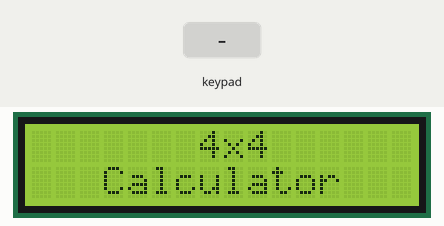
A sketch run on a simulated Arduino Uno, built with avr-gcc and run on an emulated ATmega328P. Shown: 16×2 character LCD. Inputs (shaded band) come from the test bench.

Above: at 0.1 s.
3.8 s: keypad keys 9 8 7 6 * pressed 0.4 s apart
At 6.3 s:
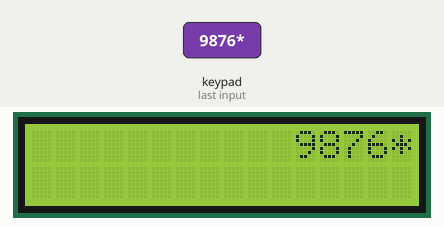
7.3 s: keypad keys 1 3 9 7 2 2 2 2 = pressed 0.4 s apart
At 11.7 s:
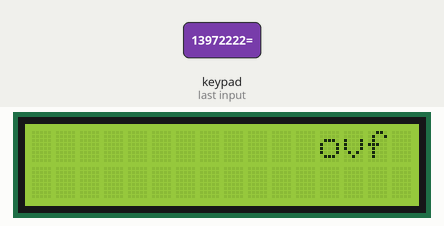
12.4 s: key '1' pressed
At 13.1 s:
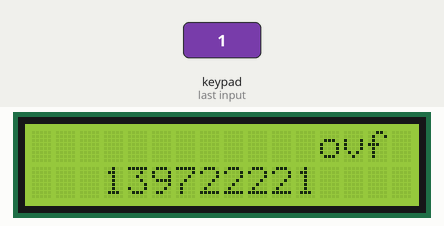
13.9 s: key '2' pressed
At 14.3 s:
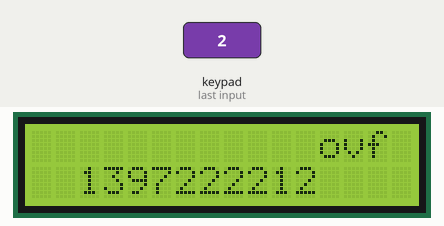
15.4 s: key 'C' pressed
At 16.6 s:
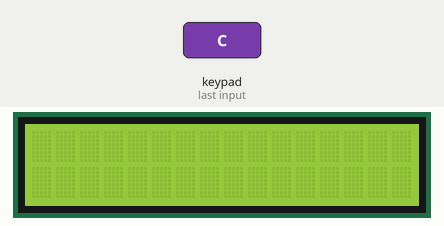
16.9 s: keypad keys 7 + 5 = pressed 0.4 s apart
At 17.5 s:
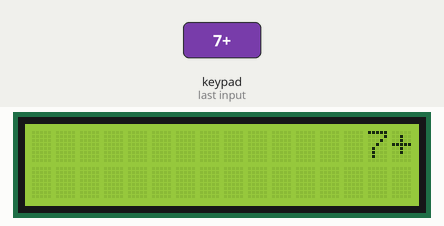
Timing chart, 0 to 19.9 s (numbered marks = the images above; inputs shaded):
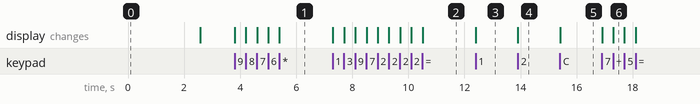

Measured:
- after the input at 3.8 s, the display: first changes at once (image 1 shows a later state)
- after the input at 7.3 s, the display: first changes at once (image 2 shows a later state)
- after the input at 12.4 s, the display: changes at once (image 3)
- after the input at 13.9 s, the display: changes at once (image 4)
- after the input at 15.4 s, the display: changes at once (image 5)
- after the input at 16.9 s, the display: first changes at once (image 6 shows a later state)

The sketch:

arduino-simplecalc.ino
```cpp
#include <LiquidCrystal.h>
#include <Keypad.h>

LiquidCrystal lcd(0, 1, 2, 3, 4, 5);
const byte ROWS = 4;
const byte COLS = 4;

char keys[ROWS][COLS] = {
    {'1', '2', '3', '+'},
    {'4', '5', '6', '-'},
    {'7', '8', '9', '*'},
    {'C', '.', '=', '/'}};
byte rowPins[ROWS] = {13, 12, 11, 10};
byte colPins[COLS] = {9, 8, 7, 6};

Keypad myKeypad = Keypad(makeKeymap(keys), rowPins, colPins, ROWS, COLS);

boolean presentValue = false;
boolean final = false;
boolean hasdecimal = false;
boolean decimal1 = false, decimal2 = false;
String n1, n2, d = ".";
float answer;
char op;

void setup()
{
  lcd.begin(16, 2);
  lcd.setCursor(0, 0);
  lcd.print("       4x4");
  lcd.setCursor(0, 1);
  lcd.print("   Calculator");
  delay(2500);
  lcd.clear();
}

void loop()
{
  char key = myKeypad.getKey();

  if (key != NO_KEY && (key == '1' || key == '2' || key == '3' || key == '4' || key == '5' || key == '6' || key == '7' || key == '8' || key == '9'))
  {
    if (presentValue != true)
    {
      n1 = n1 + key;
      int numLength = n1.length();
      lcd.setCursor(15 - numLength, 0);
      lcd.print(n1);
    }
    else
    {
      n2 = n2 + key;
      int numLength = n2.length();
      lcd.setCursor(15 - numLength, 1);
      lcd.print(n2);
      final = true;
    }
  }

  else if (decimal1 == false && final == false && key != NO_KEY && key == '.')
  {
    n1 = n1 + d;
    int numLength = n1.length();
    lcd.setCursor(15 - numLength, 0);
    lcd.print(n1);
    decimal1 = true;
  }

  else if (decimal2 == false && final == true && key != NO_KEY && key == '.')
  {
    n2 = n2 + d;
    int numLength = n2.length();
    lcd.setCursor(15 - numLength, 1);
    lcd.print(n2);
    decimal2 = true;
  }

  else if (presentValue == false && key != NO_KEY && (key == '/' || key == '*' || key == '-' || key == '+'))
  {
    if (presentValue == false)
    {
      presentValue = true;
      op = key;
      lcd.setCursor(15, 0);
      lcd.print(op);
    }
  }

  else if (final == true && key != NO_KEY && key == '=')
  {
    if (op == '+')
    {
      answer = n1.toFloat() + n2.toFloat();
      int answerint=int(answer);
      if(answer-answerint != 0.00)
      {
        hasdecimal = true;
      }
    }
    else if (op == '-')
    {
      answer = n1.toFloat() - n2.toFloat();
      int answerint=int(answer);
      if(answer-answerint != 0.00)
      {
        hasdecimal = true;
      }
    }
    else if (op == '*')
    {
      answer = n1.toFloat() * n2.toFloat();
      int answerint=int(answer);
      if(answer-answerint != 0.00)
      {
        hasdecimal = true;
      }
    }
    else if (op == '/')
    {
      answer = n1.toFloat() / n2.toFloat();
      int answerint=int(answer);
      if(answer-answerint != 0.00)
      {
        hasdecimal = true;
      }
    }

    lcd.clear();
    lcd.setCursor(15, 0);
    lcd.autoscroll();
    if(hasdecimal != true)
    {
      int answerint=int(answer);
      lcd.print(answerint);
    }
    else
      lcd.print(answer);
    lcd.noAutoscroll();
  }
  else if (key != NO_KEY && key == 'C')
  {
    lcd.clear();
    presentValue = false;
    final = false;
    decimal1 = false;
    decimal2 = false;
    hasdecimal = false;
    n1 = "";
    n2 = "";
    answer = 0;
    op = ' ';
  }
}
```
